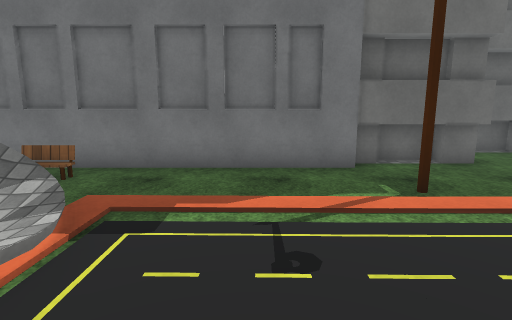
[1] (above)

16 first-person views from a walk through a Unity game level. The camera is 1.4 m above the floor, tilts 10° down and sees 80° across. The floor is counted in squares, 1 m on a side. Each view is taken from the middle of a square. On the plan, view 1 faces up. The plan holds only what a view shows up to about 14 squares ahead; the rest is blank. The place goes on beyond the plan. Some surface patterns are stand-ins.

[2]
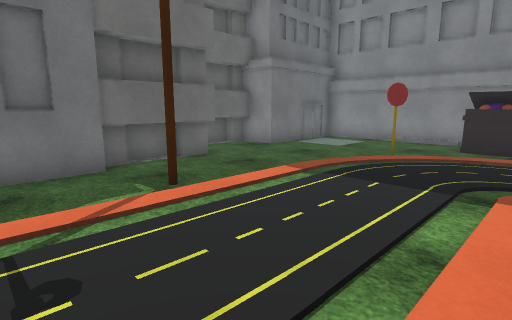

[3]
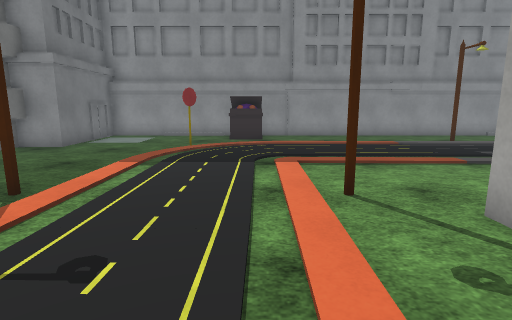

[4]
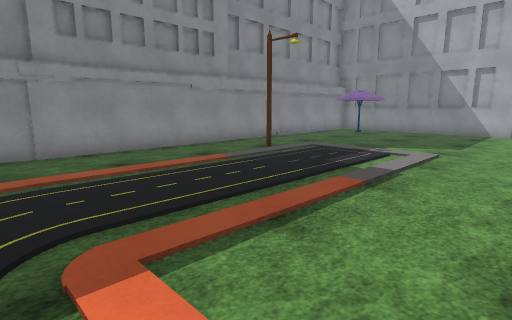

[5]
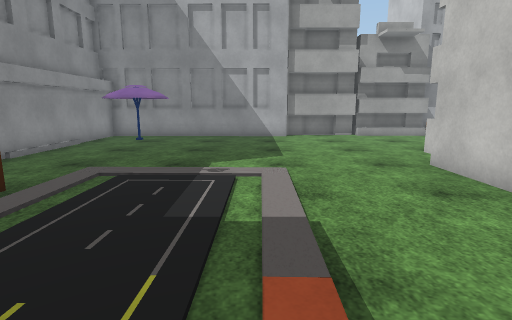

[6]
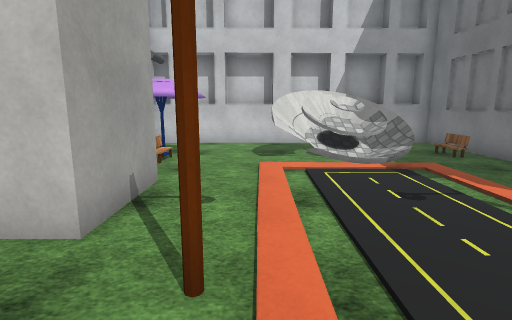

[7]
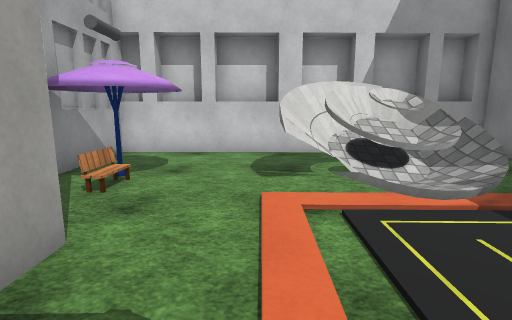

[8]
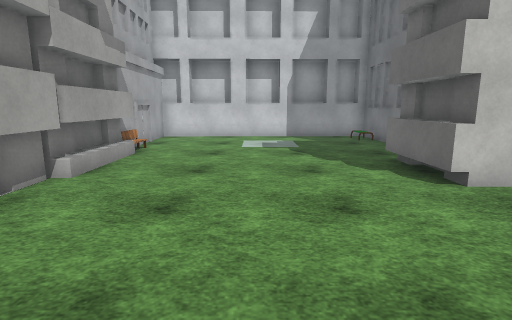

[9]
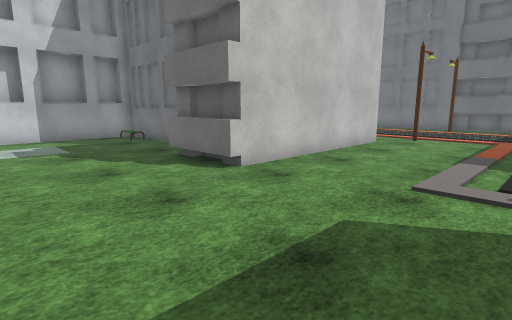

[10]
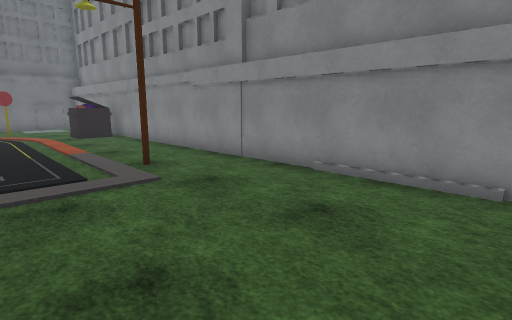

[11]
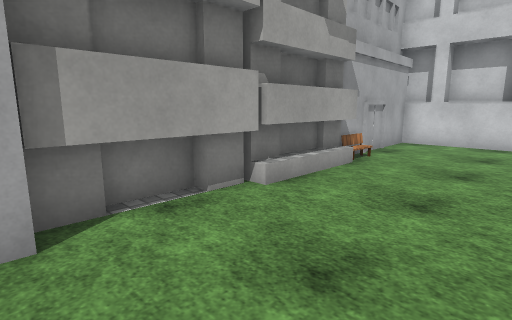

[12]
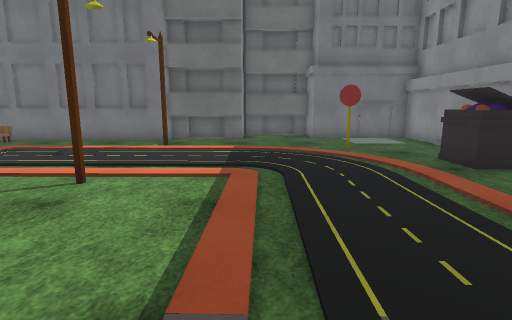

[13]
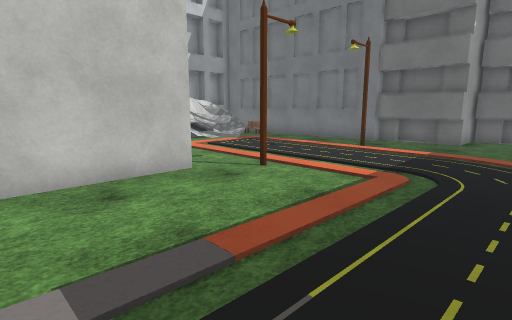

[14]
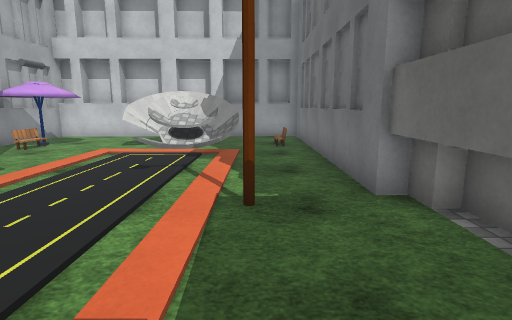

[15]
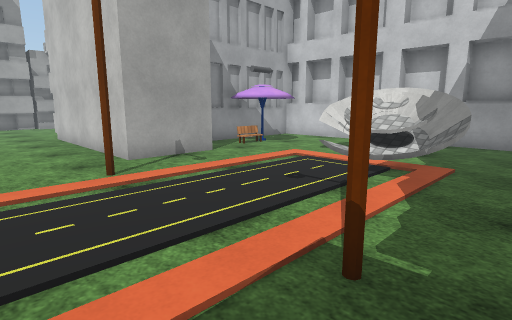

[16]
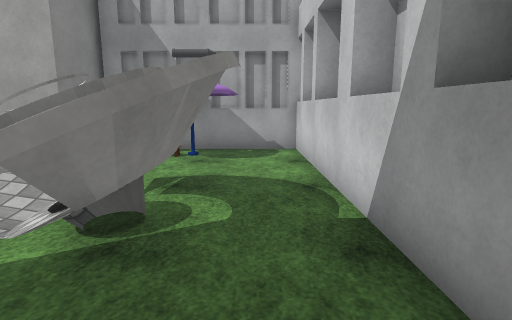

### Floor plan
Key: @ floor where view 1 was taken; # wall or solid block; . floor; / step, stairs or slope; ^ raised ledge; B building; E bench; S streetlight; U umbrella; O other object.
Columns run from 8 left of view 1 to 13 right of it. Each row starts with its distance up from view 1.
 10              BBBB
  9              BBBBB
  8            BBB...BBBBB
  7 BBBBBBBBBBBBBB.......B
  6 B..EO................B
  5 B..........S.........B
  4 B..OOO...............B
  3 B.OOOO/..........#...B
  2 B..OOO/............#^B
  1 B..OOO.............#^B
  0 B.......@............B
 -1 BB.........S.........B
 -2 BB.....BBBB..........B
 -3 BB..UE.B  B..........B
 -4 BBBBBBBB  B..........B
 -5           B..........B
 -6           B..........B
 -7           B.......S..B
 -8  BBBBB    B..........B
 -9 B......BBBB..........B
-10 B....................B
-11 B....................B
-12 B....................B
-13 B....................B
-14 B....................B
-15 B..................U.B
-16 BB...................B
-17 BBBBBBEBBBBBBBBBBBBBBB
-18 BBBBBB

Where each view was taken, in squares from view 1:
view 1: 0 up, 0 right, facing up
view 2: 0 up, 0 right, facing up-right
view 3: 1 up, 2 left, facing right
view 4: 1 up, 3 right, facing down-right
view 5: 2 down, 6 right, facing down
view 6: 0 up, 5 right, facing left
view 7: 0 up, 2 right, facing left
view 8: 13 down, 7 right, facing left
view 9: 14 down, 7 right, facing up-left
view 10: 14 down, 7 right, facing up-right
view 11: 13 down, 5 right, facing down-left
view 12: 6 down, 6 right, facing up
view 13: 6 down, 8 right, facing up-left
view 14: 5 up, 7 right, facing left
view 15: 6 up, 5 right, facing down-left
view 16: 6 up, 6 left, facing down
